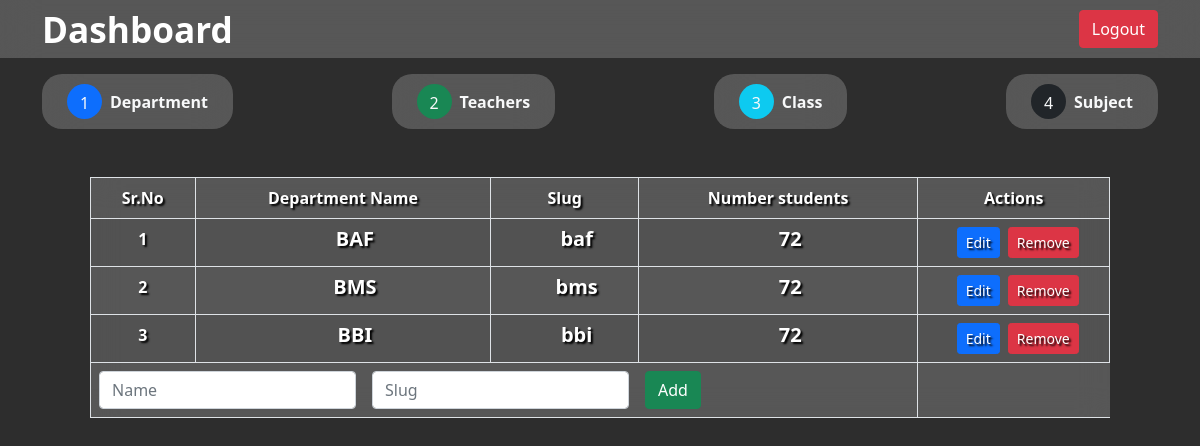
Page /Prospector/index.php on the earlier database version.
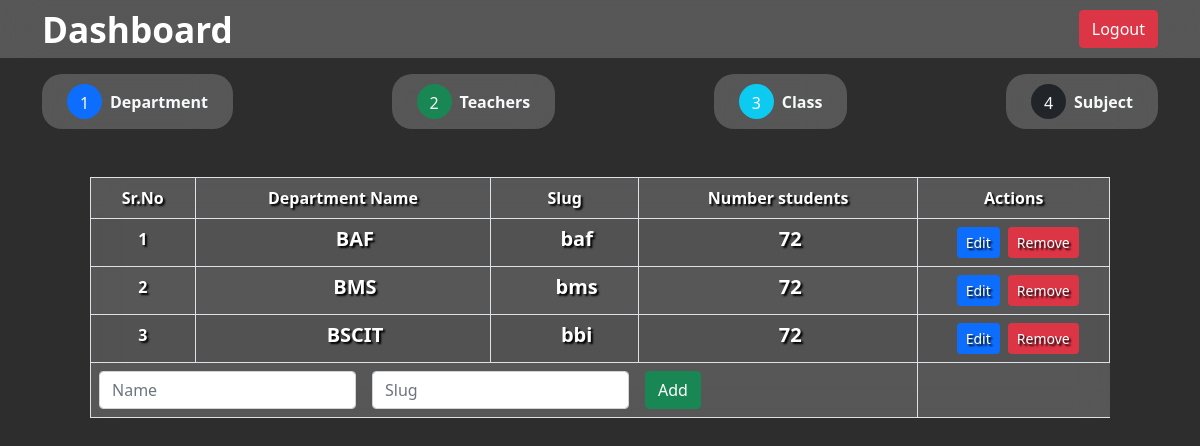
Same page on the later database version.
### tables this page shows
CREATE TABLE `departments` (
  `id` int(255) NOT NULL,
  `name` varchar(200) NOT NULL,
  `username` varchar(25) NOT NULL,
  `pwd` varchar(25) NOT NULL,
  `slug` varchar(200) NOT NULL
);

### Prospector/index.php (the view, shortened to what this page needs)
<?php include "../DB/db.php" ?>
<?php $cssFiles = "<link rel='stylesheet' href='../assets/css/student_profile.css'/>" ?>
<?php include "../includes/header.php" ?>
<div class="app">
	<?php include "../includes/navbar-Prospector_Student.php" ?>
	<div class="container">
		<?php include "../includes/Categories_Prospector.php" ?>
		<section id="allDepartment">
			<div class="table-responsive mt-5 mx-5">
				<table class="table table-striped table-hover table-bordered blurred-bg">
					<thead>
						<tr>
							<th>Sr.No</th>
							<th>Department Name</th>
							<th>Slug</th>
							<th>Number students</th>
							<th>Actions</th>
						</tr>
					</thead>
					<tbody>
						<?php
						$query = mysqli_query($con, "SELECT * FROM `departments`");
						$srno = 0;
						?>
						<?php while ($row = mysqli_fetch_assoc($query)) : ?>
							<tr>
								<td><?php echo ++$srno; ?></td>
								<td>
									<h5 class="fw-bold d-flex align-items-center justify-content-center ps-4 subject"><?php echo $row['name']; ?></h5>
								</td>
								<td>
									<h5 class="fw-bold d-flex align-items-center justify-content-center ps-4 subject"><?php echo $row['slug']; ?></h5>
								</td>
								<td>
									<h5 class="fw-bold d-flex align-items-center justify-content-center ps-4 subject">72</h5>
								</td>
								<td>
									<div class="d-flex justify-content-center">
										<a href="index.php?edit=true&id=<?php echo $row['id'] ?>" class="ms-2 btn btn-primary btn-sm">Edit</a>
										<a href="index.php?delete=true&id=<?php echo $row['id'] ?>" class="ms-2 btn btn-danger btn-sm">Remove</a>
									</div>
								</td>
							</tr>
						<?php endwhile; ?>
						<tr>
							<td colspan="4">
								<form method="POST" action="index.php" class="d-flex">
									<div class="me-3">
										<input name="name" type="text" class="form-control" placeholder="Name" aria-label="Name" required value="<?php echo isset($isEditing) ? $editData['name'] : '' ?>" />
									</div>
									<div class="me-3">
										<input name="slug" type="text" class="form-control" placeholder="Slug" aria-label="Name" required value="<?php echo isset($isEditing) ? $editData['slug'] : '' ?>" />
									</div>
									<div class="me-3">
										<button name="<?php echo isset($isEditing) ? 'editdepartment' : 'adddepartment'; ?>" type="submit" class="btn btn-success">
											<?php if (isset($isEditing)) {
												echo "Update";
											} else {
												echo "Add";
											} ?>
										</button>
									</div>
								</form>
							</td>
						</tr>
					</tbody>
				</table>
			</div>
		</section>
	</div>
</div>
<?php include "../includes/footer.php" ?>

### includes/header.php (shortened to what this page needs)
<!DOCTYPE html>
<html lang="en">
<head>
	<link rel="stylesheet" href="/assets/css/bootstrap.min.css" />
	<link rel="stylesheet" href="/assets/css/style.css" />
	<?php echo $cssFiles ?>
</head>
<body>

### includes/navbar-Prospector_Student.php
<nav class="navbar bg-primary navbar-dark py-2 justify-content-between">
        <div class="container">
            <h2>
                <a class="navbar-brand">Dashboard</a>
             </h2>
            <div>
                <a href="logout.php" class="btn btn-danger">Logout</a>
            </div>
        </div>
    </nav>

### includes/Categories_Prospector.php
<section id="allCategories" class="d-flex justify-content-between mt-3 tabs">
    <a class="btn btn-light d-flex align-items-center" href="index.php">
        <div class="btn rounded-circle text-light bg-primary me-2" style="width: 35px; height: 35px">
            1
        </div>
        <div class="text-light">Department</div>
    </a>
    <a class="btn btn-light d-flex align-items-center" href="Teacher.php">
        <div class="btn rounded-circle text-light bg-success me-2" style="width: 35px; height: 35px">
            2
        </div>
        <div class="text-light">Teachers</div>
    </a>
    <a class="btn btn-light d-flex align-items-center" href="class.php">
        <div class="btn rounded-circle text-light bg-info me-2" style="width: 35px; height: 35px">
            3
        </div>
        <div class="text-light">Class</div>
    </a>
    <a class="btn btn-light d-flex align-items-center" href="subject.php">
        <div class="btn rounded-circle text-light bg-dark me-2" style="width: 35px; height: 35px">
            4
        </div>
        <div class="text-light">Subject</div>
    </a>
</section>

### includes/footer.php (shortened to what this page needs)
</body>
</html>

### assets/css/style.css (style rules this page uses)
* { margin: 0; padding: 0; box-sizing: border-box; }
.app { width: 100vw; height: 100vh; background-color: rgba(45, 45, 45); overflow-y: auto; }
h2, h5 { margin: 0; }
.navbar-brand { color: white; font-weight: bold; font-size: 1.1em; }
.subject { height: 100%; }
.navbar { background: rgba(255, 255, 255, 0.2) !important; backdrop-filter: blur(20px) !important; }
.blurred-bg { background: rgba(255, 255, 255, 0.2) !important; backdrop-filter: blur(15px) !important; }
.blurred-bg tr, .blurred-bg td { color: white; text-shadow: 2px 2px 2px #000; font-weight: bold; background-color: transparent; text-align: center; }

### assets/css/student_profile.css (style rules this page uses)
.tabs > a { padding: 10px 25px; background: rgba(255, 255, 255, 0.2); backdrop-filter: blur(20px); color: white; border: none; font-weight: bold; border-radius: 20px; transition: 0.2s all; }

Differences in the rows shown:
changed departments "bbi": name "BBI" → "BSCIT"
